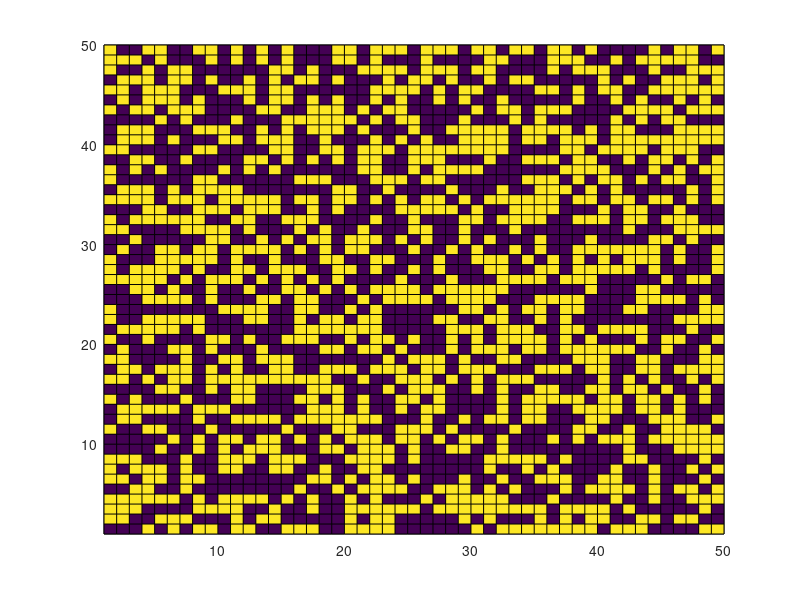

Recreate this plot in MATLAB. (Note: this script raises an error after producing the figure.)
%Script for the CODA model on a von Neumann neighbourhood extended to 
%account for the lack of familiarity agents have with a new innovations 
%diminishing the effect of observations of non-adoption, up until the end of a given
%"Novelty period" of length T, with diminishing returns as the end of the novelty period is approached.

para = struct('N',50,'alpha',0.55,'beta',0.55,'T',10000);
maxtime = 5000000;

%Setting up initial matrices for opinions, log opinions and agent actions.

lattice_opinion = zeros([para.N para.N]);
lattice_op_log = zeros([para.N para.N]);
lattice_action = zeros([para.N para.N]);

%Assigning initial random moderate opinion values toward either of the
%choices, and defining inital agent actions as a result.

tic
for i=1:para.N
    a = 0.45;
    b = 0.55;
    r = (b-a).*rand(para.N,1) + a;
    lattice_opinion(i,:)=r;
    
    
    
    for j=1:para.N
        lattice_op_log(i,j)=log(lattice_opinion(i,j)/(1-lattice_opinion(i,j)));
        if lattice_op_log(i,j)<0
            lattice_action(i,j)=0;
            
        else
            lattice_action(i,j)=1;
        end
    end
end


%Plotting the initial opinion map as a comparator for later.

figure(1)
C = lattice_action;
s = pcolor(C);
s.EdgeColor = 'none';
colormap(gray(2))
axis ij
axis square


for k=1:maxtime

%Picking which agent to update
    r_1 = randi(para.N*para.N);
    %Picking their neighbour using von Neumann neighbourhood structure
    direction = randi(4);
    if direction == 1         
        
        %North
        if r_1 - para.N <= 0
            neighbour_act_obs =lattice_action(r_1);
        else
            neighbour_act_obs = lattice_action(r_1 - para.N);     
        end
        
        %East
    elseif direction == 2                                   
            
        if mod(r_1,10) == 0
           neighbour_act_obs = lattice_action(r_1);
        else
           neighbour_act_obs = lattice_action(r_1 + 1);
        end
        
        %South       
    elseif direction == 3        
             
        if r_1 + para.N > para.N*para.N
            neighbour_act_obs = lattice_action(r_1);
        else
            neighbour_act_obs = lattice_action(r_1 + para.N);
        end 
        
        %West       
    else
        if mod(r_1-1,10) == 0
            neighbour_act_obs =lattice_action(r_1);
        else
        neighbour_act_obs = lattice_action(r_1 - 1);  
        end
    
    %Checking to see if the model is still within the novelty period, and
    %if so defining the limiting factor rho according to how far through
    %the novelty period the model has progressed.
    
    if k < T
        rho = k/T;
    else
        rho = 1;
    end
    
    %Updating agent opinion, making sure to account for the novelty factor
    %(only applying to observations of non-adoption).
    
    if neighbour_act_obs == 1
        lattice_op_log(r_1) = lattice_op_log(r_1) + log(para.alpha/(1-para.beta));
    elseif neighbour_act_obs == 0
        lattice_op_log(r_1) = lattice_op_log(r_1) - log((rho*para.beta+(1-rho))...
                                                         /(rho*(1-para.alpha)+(1-rho)));
    
    end

        %Updating the action of the agent based upon their new updated
        %opinion.
    
    if lattice_op_log(r_1) < 0
        lattice_action(r_1) = 0;
    else
        lattice_action(r_1) = 1; 
    end
    
    end
    
%     %Plotting the final action matrix as opinion map - also allowing it to show
%     %model running in real time.
%     
%     figure(2)
%     C = lattice_action;
%     s = pcolor(C);
%     s.EdgeColor = 'none';
%     colormap(gray(2))
%     axis ij;
%     axis square;


end


%Plotting the final action matrix as opinion map.

figure(2)
C = lattice_action;
s = pcolor(C);
s.EdgeColor = 'none';
colormap(gray(2))
axis ij
axis square
toc
    
  
% nu = log(para.alpha/(1-para.alpha));
% 
% lat_op_dist = 1/nu .* lattice_op_log;

% figure(3)
% histogram(lattice_opinion(:),'numbins',50,'normalization','probability')